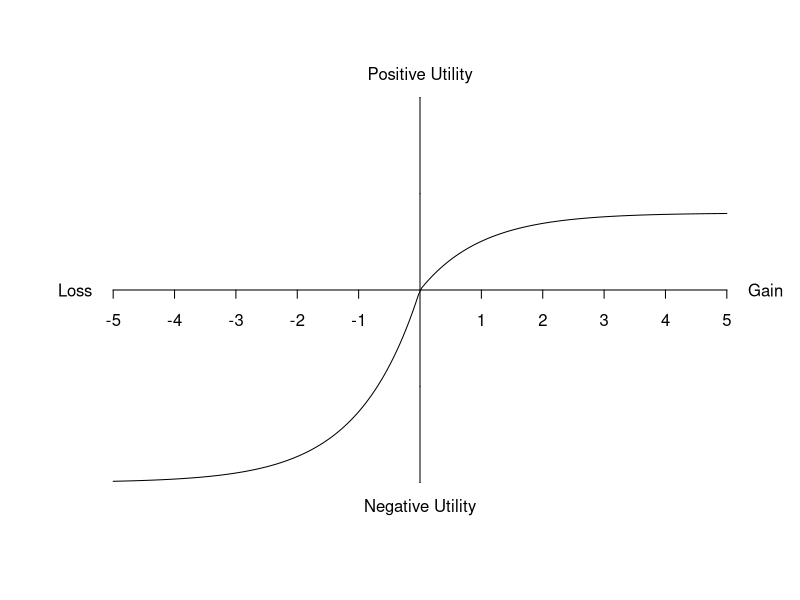
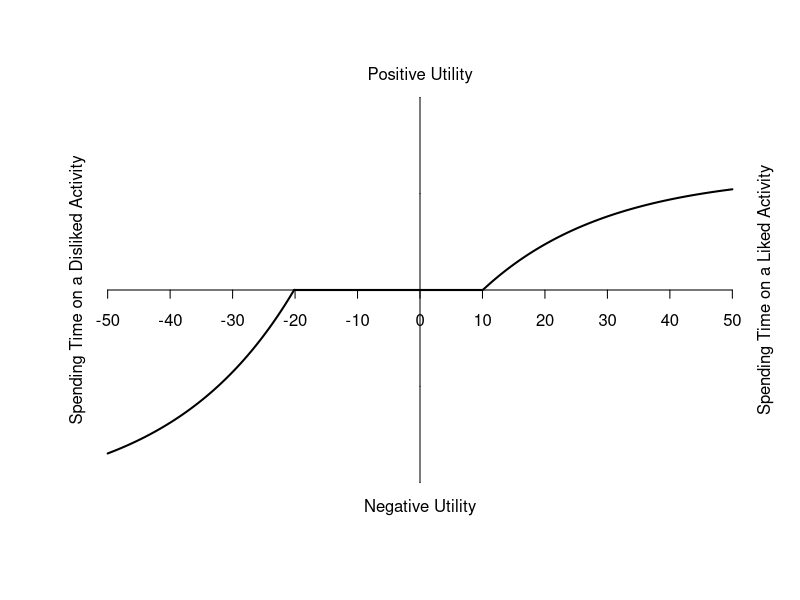
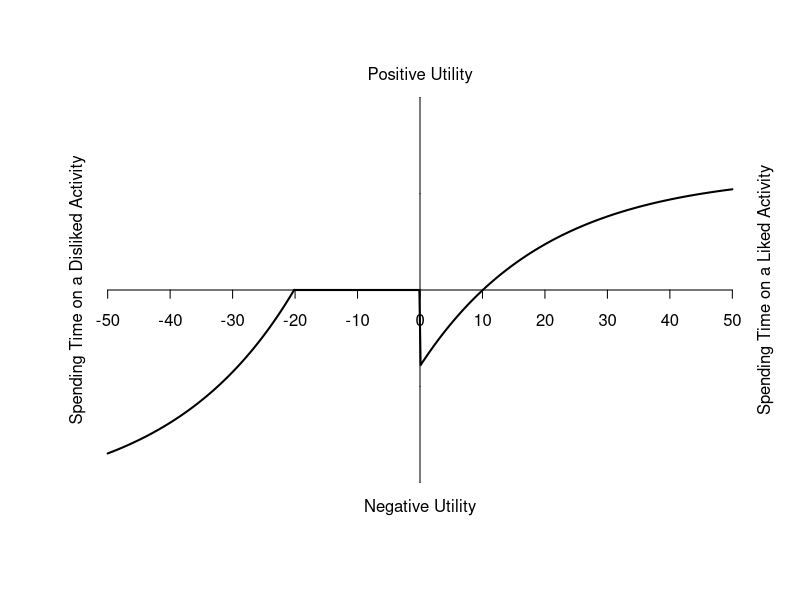

These charts were generated, in order, by the following R code: (Note: this script raises an error after producing the figures.)
par(mfrow = c(1,1))

x <- data.frame(x = seq(-5,5,length=200))
yp <- NA
for (i in 1:200) {ifelse (x$x[i] > 0, x$yp[i] <- 0.4*pexp(x$x[i]), x$yp[i] <- .9999*exp(x$x[i]) - 1)}
plot(x,yp,type="l", ylab = NA, yaxt="n", axes=F, bty="n", xlim = c(-5.1,5.1), ylim = c(-1, 1))
#ticks<-c(-1,0,1)
t <- c(-5,-4,-3,-2,-1,1,2,3,4,5)
axis(1, pos=0, at=t,labels=t,tck = -.02)
axis(2, pos=0, labels = F,tck = 0)
#axis(2, pos=0, at=ticks,labels=ticks, las = 2,tck = -.02)
mtext("Gain", side=4, line=-0.5, las = 2)
mtext("Loss", side=2, line=-0.5, las = 2)
mtext("Negative Utility", side=1, line=-0.1)
mtext("Positive Utility", side=3, line=-0.1)


par(mfrow = c(1,1))

x <- data.frame(x = seq(-50,50,length=500))
yp <- NA
for (i in 1:500) {
  if (x$x[i] > -20) {if (x$x[i] > 10) {x$yp[i] <- (2*pexp(x$x[i]/20)-0.79)} else {x$yp[i] <- 0}}
    if (x$x[i] < -20) {x$yp[i] <- (6*exp(x$x[i]/20)-2.19)}}

plot(x,yp,type="l", ylab = NA, yaxt="n", axes=F, bty="n", xlim = c(-50.1,50.1), ylim = c(-2, 2), lwd=2)
#ticks<-c(-1,0,1)
t <- c(-50,-40,-30,-20,-10,0,10,20,30,40,50)
axis(1, pos=0, at=t,labels=t,tck = -.02)
axis(2, pos=0, labels = F,tck = 0)
#axis(2, pos=0, at=ticks,labels=ticks, las = 2,tck = -.02)
mtext("Spending Time on a Liked Activity", side=4, line=-0.2, las = 3)
mtext("Spending Time on a Disliked Activity", side=2, line=-0.2, las = 3)
mtext("Negative Utility", side=1, line=-0.1)
mtext("Positive Utility", side=3, line=-0.1)




# perceive liked activity as loss
x <- data.frame(x = seq(-50,50,length=500))
yp <- NA
for (i in 1:500) {
  if (x$x[i] > -20) {if (x$x[i] > 0) {x$yp[i] <- (2*pexp(x$x[i]/20)-0.79)} else {x$yp[i] <- 0}}
  if (x$x[i] < -20) {x$yp[i] <- (6*exp(x$x[i]/20)-2.19)}}

plot(x,yp,type="l", ylab = NA, yaxt="n", axes=F, bty="n", xlim = c(-50.1,50.1), ylim = c(-2, 2), lwd=2)
#ticks<-c(-1,0,1)
t <- c(-50,-40,-30,-20,-10,0,10,20,30,40,50)
axis(1, pos=0, at=t,labels=t,tck = -.02)
axis(2, pos=0, labels = F,tck = 0)
#axis(2, pos=0, at=ticks,labels=ticks, las = 2,tck = -.02)
mtext("Spending Time on a Liked Activity", side=4, line=-0.2, las = 3)
mtext("Spending Time on a Disliked Activity", side=2, line=-0.2, las = 3)
mtext("Negative Utility", side=1, line=-0.1)
mtext("Positive Utility", side=3, line=-0.1)



#negative activity
dt <- data.frame(x = c(20),
                 y = c(45))

an <- ggplot(dt, aes(x,y)) + 
  theme_bw() + 
  scale_x_continuous(limits = c(0,80), breaks = c(0,10,20,30,40,50,60,70,80), expand = c(0, 0)) +
  scale_y_continuous(limits = c(0,90), breaks = c(10,20,30,40,50,60,70,80), expand = c(0, 0)) +
  labs(x = "Time", y = "Utility", title = "Disliked Activity") +
  theme(plot.title = element_text(hjust = 0.5)) +
  geom_abline(intercept = 45, slope = 0) +
  geom_rect(xmin = 0, xmax = 20, ymin = 45, ymax = 90, fill = "gray", alpha = 0.5) +
  geom_rect(xmin = 20, xmax = 80, ymin = 0, ymax = 45, fill = "gray", alpha = 0.5)

#positive activity
dt1 <- data.frame(x = c(10),
                 y = c(45))

ap <- ggplot(dt1, aes(x,y)) + 
  theme_bw() + 
  scale_x_continuous(limits = c(0,80), breaks = c(0,10,20,30,40,50,60,70,80), expand = c(0, 0)) +
  scale_y_continuous(limits = c(0,90), breaks = c(10,20,30,40,50,60,70,80), expand = c(0, 0)) +
  labs(x = "Time", y = "Utility", title = "Liked Activity") +
  theme(plot.title = element_text(hjust = 0.5)) +
  geom_abline(intercept = 45, slope = 0) +
  geom_rect(xmin = 0, xmax = 10, ymin = 0, ymax = 45, fill = "gray", alpha = 0.5) +
  geom_rect(xmin = 10, xmax = 80, ymin = 45, ymax = 90, fill = "gray", alpha = 0.5)

grid.arrange(an, ap)


#mixed gamble
dt2 <- data.frame(x = c(-20),
                  y = c(45))

ggplot(dt1, aes(x,y)) + 
  theme_bw() + 
  scale_x_continuous(limits = c(-80,80),
                     breaks = c(-80,-70,-60,-50,-40,-30,-20,-10,0,10,20,30,40,50,60,70,80),
                     expand = c(0, 0), position = "top") +
  scale_y_continuous(limits = c(-90,90),
                     breaks = c(-90,-80,-70,-60,-50,-40,-30,-20,-10,0,10,20,30,40,50,60,70,80,90), expand = c(0, 0)) +
  labs(title = "Mixed Gamble \n Disliked and Liked Activities", x = "Utility", y = "Time") +
  theme(plot.title = element_text(hjust = 0.5), panel.border = element_blank(), panel.grid.minor = element_blank()) +
  geom_vline(xintercept = 0, alpha = 0.5) +
  geom_hline(yintercept = 0, alpha = 0.5) +
  theme(axis.text = element_blank(), axis.ticks = element_blank()) +
  geom_rect(xmin = 0, xmax = 80, ymin = 0, ymax = 90, fill = "gray", alpha = 0.5) +
  geom_rect(xmin = -20, xmax = 0, ymin = 0, ymax = 90, fill = "gray", alpha = 0.5) +
  geom_rect(xmin = -80, xmax = -20, ymin = -90, ymax = 0, fill = "gray", alpha = 0.5) +
  geom_segment(aes(x = -60, xend = -60.1, y = 0, yend = -2)) + 
  geom_segment(aes(x = -40, xend = -40.1, y = 0, yend = -2)) + 
  geom_segment(aes(x = -20, xend = -20.1, y = 0, yend = -2)) + 
  geom_segment(aes(x = 20, xend = 20.1, y = 0, yend = -2)) + 
  geom_segment(aes(x = 40, xend = 40.1, y = 0, yend = -2)) + 
  geom_segment(aes(x = 60, xend = 60.1, y = 0, yend = -2)) +
  annotate("text", x = c(-60, -40, -20, 0, 20, 40, 60), y = -5, 
           label = c("-60", "-40", "-20", "0", "20", "40", "60")) +
  geom_segment(aes(x = 0, xend = -1, y = 80, yend = 80.1)) + 
  geom_segment(aes(x = 0, xend = -1, y = 60, yend = 60.1)) + 
  geom_segment(aes(x = 0, xend = -1, y = 40, yend = 40.1)) + 
  geom_segment(aes(x = 0, xend = -1, y = 20, yend = 20.1)) + 
  geom_segment(aes(x = 0, xend = -1, y = -20, yend = -20.1)) + 
  geom_segment(aes(x = 0, xend = -1, y = -40, yend = -40.1)) + 
  geom_segment(aes(x = 0, xend = -1, y = -60, yend = -60.1)) +
  geom_segment(aes(x = 0, xend = -1, y = -80, yend = -80.1)) +
  annotate("text", y = c(-80, -60, -40, -20, 20, 40, 60, 80), x = -5, 
           label = c("-80", "-60", "-40", "-20", "20", "40", "60", "80")) 
  
  
  
  
  
  
  
  
